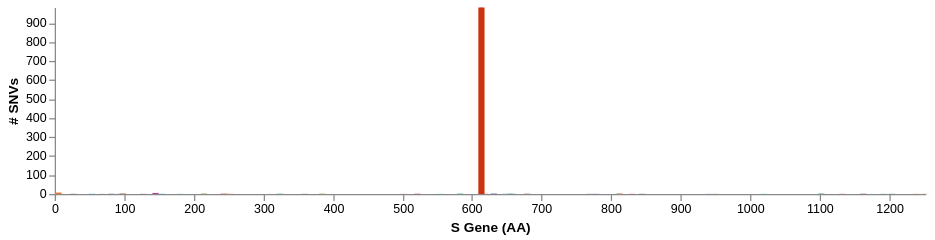

The specification (Vega-Lite) saved for this image:
### Vega specification from a JSON file in a GitHub repository (floating-point values rounded to 4 significant figures; data arrays with more than 128 entries replaced by an {"elided": "..."} marker saying what was removed)
{"$schema": "https://vega.github.io/schema/vega/v5.json", "description": "A basic bar chart example, with value labels shown upon mouse hover.", "width": 700, "height": 150, "padding": 5, "signals": [{"name": "posField", "value": 1}, {"name": "rectWidth", "update": "invert('xscale', invert('xscale', 0) + max(span(range('xscale')) / 200, 5))"}, {"name": "xLabel", "value": "S Gene (AA)"}, {"name": "yLabel", "value": "# SNVs"}, {"name": "hoverGroup", "value": null, "on": [{"events": "@entropybars:mouseover!", "update": "{group: datum.snv}"}, {"events": "@entropybars:mouseout!", "update": "null"}]}, {"name": "clear", "value": true, "on": [{"events": "mouseup[!event.item]", "update": "true", "force": true}]}, {"name": "shift", "value": false, "on": [{"events": "@entropybars:click", "update": "event.shiftKey", "force": true}]}, {"name": "clicked", "value": null, "on": [{"events": "@entropybars:click", "update": "{group: datum.snv}", "force": true}]}], "data": [{"name": "table", "values": {"elided": "58x3 mixed values"}, "format": {"type": "json", "parse": {"0": "string", "1": "number", "2": "string"}}, "transform": [{"type": "project", "fields": ["0", "1", "2"], "as": ["snv", "count", "color"]}, {"type": "filter", "expr": "datum.snv !== 'Reference'"}, {"type": "formula", "expr": "parseInt(split(datum.snv, '|')[posField])", "as": "pos"}]}, {"name": "selected", "values": [{"group": "S|614|D|G"}], "on": [{"trigger": "clear", "remove": true}, {"trigger": "!shift", "remove": true}, {"trigger": "!shift && clicked", "insert": "clicked"}, {"trigger": "shift && clicked", "toggle": "clicked"}], "transform": [{"type": "formula", "expr": "parseInt(split(datum.group, '|')[1])", "as": "pos"}, {"type": "lookup", "from": "table", "key": "snv", "values": ["color"], "fields": ["group"], "as": ["color"]}]}], "scales": [{"name": "xscale", "type": "linear", "domain": {"data": "table", "field": "pos"}, "range": "width", "padding": 0.05, "round": true}, {"name": "yscale", "type": "linear", "domain": {"data": "table", "field": "count"}, "range": "height"}], "axes": [{"orient": "bottom", "scale": "xscale", "format": "d", "title": {"signal": "xLabel"}}, {"orient": "left", "scale": "yscale", "title": {"signal": "yLabel"}}], "marks": [{"type": "group", "encode": {"update": {"width": {"signal": "width"}, "height": {"signal": "height"}}}, "marks": [{"name": "entropymark", "type": "rule", "from": {"data": "selected"}, "encode": {"enter": {"zindex": {"value": 1}}, "update": {"x": {"scale": "xscale", "field": "pos"}, "x2": {"scale": "xscale", "field": "pos"}, "y": {"value": 0}, "y2": {"signal": "height"}, "stroke": {"field": "color"}}}}, {"name": "entropybars", "type": "rect", "from": {"data": "table"}, "encode": {"enter": {"stroke": {"value": "#000"}}, "update": {"xc": {"scale": "xscale", "field": "pos"}, "width": {"scale": "xscale", "signal": "rectWidth"}, "y": {"scale": "yscale", "field": "count"}, "y2": {"scale": "yscale", "value": 0}, "tooltip": {"signal": "{title: datum.snv, 'Count': datum.count}"}, "fill": {"field": "color"}, "strokeWidth": [{"test": "hoverGroup && hoverGroup.group == datum.snv", "value": 1}, {"value": 0}], "zindex": [{"test": "hoverGroup && hoverGroup.group == datum.snv", "value": 3}, {"value": 2}]}}}]}]}
